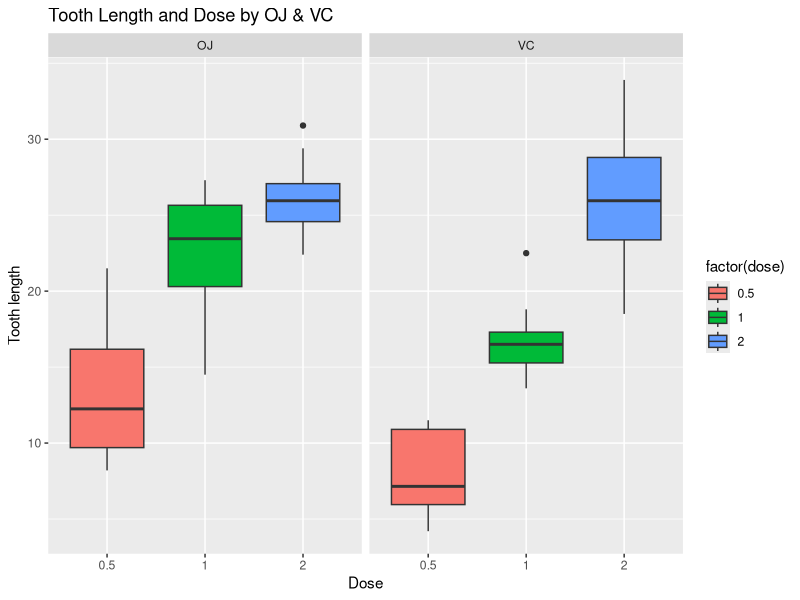

Write the R code that produced this figure.
## ---- chunk 1
library(dplyr)
library(ggplot2)
library(datasets)
data(ToothGrowth)
## ---- chunk 2
str(ToothGrowth)
head(ToothGrowth)
tail(ToothGrowth)
## ---- chunk 3
dim(ToothGrowth) 
## ---- chunk 4
length(ToothGrowth$len)
## ---- chunk 5
aggregate(ToothGrowth$len,list(ToothGrowth$supp,ToothGrowth$dose),mean)
## ---- chunk 6
aggregate(ToothGrowth$len,list(ToothGrowth$supp,ToothGrowth$dose),sd)
## ---- chunk 7
ggplot(ToothGrowth, aes(x = factor(dose), y = len, fill = factor(dose)))+
                  geom_boxplot()+
                  facet_grid(.~supp)+
                  labs(title = "Tooth Length and Dose by OJ & VC",
                  x = "Dose", y = "Tooth length")

## ---- chunk 8
summary(ToothGrowth)
## ---- chunk 9
table(ToothGrowth$supp,ToothGrowth$dose)
## ---- chunk 10
ojdose0.5 <- ToothGrowth %>% filter(supp=="OJ" & dose=="0.5")
vcdose0.5 <- ToothGrowth %>% filter(supp=="VC" & dose=="0.5")
t.test(ojdose0.5$len,vcdose0.5$len)
## ---- chunk 11
ojdose1 <- ToothGrowth %>% filter(supp=="OJ" & dose=="1")
vcdose1 <- ToothGrowth %>% filter(supp=="VC" & dose=="1")
t.test(ojdose1$len,vcdose1$len)
## ---- chunk 12
ojdose2 <- ToothGrowth %>% filter(supp=="OJ" & dose=="2")
vcdose2 <- ToothGrowth %>% filter(supp=="VC" & dose=="2")
t.test(ojdose2$len,vcdose2$len)
